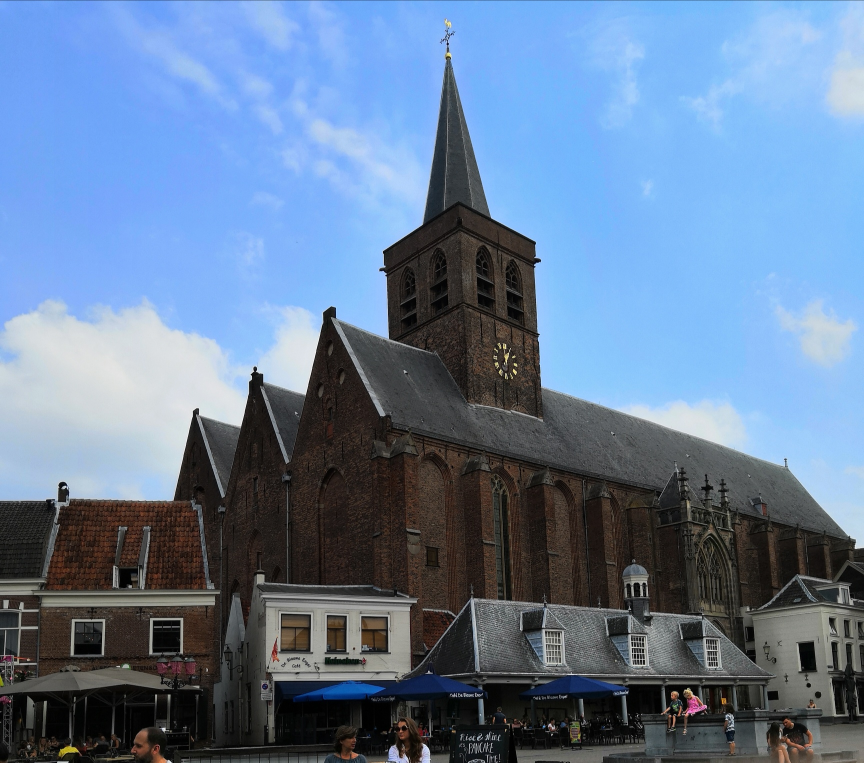
#> input picture files/photos/8.jpg, 1728 x 1525 px (shown at 1/2 size)
$ python hw18.py
#> lines starting #> are read from the running program, lines starting #| are printed output that depends on the picture
from PIL import Image
import os


class Miniature:

    def __init__(self, image):
        self.image = image
        self.default_path = 'files/photos/minis'

    def create(self, size):
#> called with size = (200, 200)
        with Image.open(self.image) as img:
#> img is the input picture: PIL image 1728x1525 RGB; mean R, G, B 101.1, 124.2, 152.8
            img.thumbnail(size)
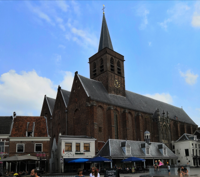
#> img: PIL image 200x177 RGB; mean R, G, B 101.2, 124.2, 152.9
            img_name = self.image.split('/')[-1]

            if not os.path.exists(self.default_path):
                os.makedirs(self.default_path)

            img.save(f'{self.default_path}/mini_{img_name}')


def main():
    mini = Miniature("files/photos/8.jpg")
    mini.create((200, 200))


if __name__ == '__main__':
    main()
